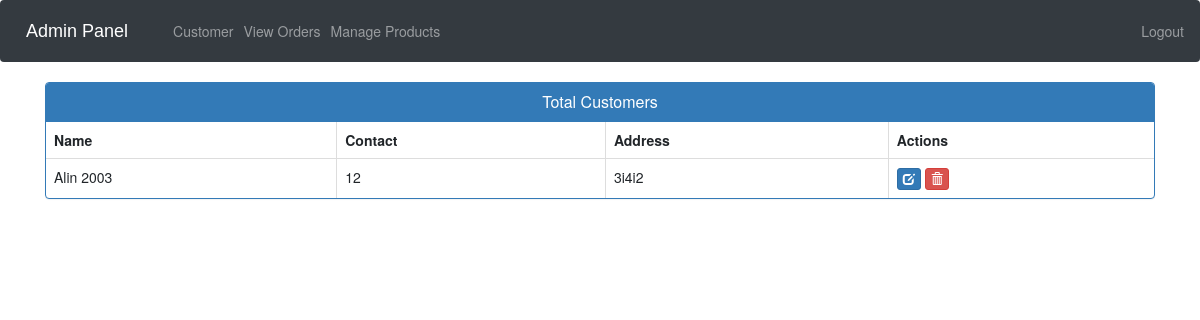
Page /view-customer/ (signed in) on the committed database.
### ecom/models.py (models this page shows, shortened)
class Customer(models.Model):
    user = models.OneToOneField(User, on_delete=models.CASCADE)
    profile_pic = models.ImageField(upload_to='profile_pic/CustomerProfilePic/', null=True, blank=True)
    address = models.CharField(max_length=40)
    mobile = models.CharField(max_length=20, null=False)
    @property
    def get_name(self):
        return self.user.first_name + " " + self.user.last_name

### ecom/views.py (the view)
# urls.py: path('view-customer/', views.view_customer_view, name='view-customer'),
@login_required(login_url='adminlogin')
def view_customer_view(request):
    customers = models.Customer.objects.all()
    return render(request, 'ecom/view_customer.html', {'customers': customers})

### templates/ecom/view_customer.html (shortened to what this page needs)
{% extends 'ecom/admin_base.html' %}
{% load static %}
{% block content %}
<head>
        <link rel="stylesheet" href="https://cdnjs.cloudflare.com/ajax/libs/font-awesome/5.15.4/css/all.min.css">
        <link rel="stylesheet" href="https://unpkg.com/swiper@7/swiper-bundle.min.css">
        <link rel="stylesheet" href="https://cdnjs.cloudflare.com/ajax/libs/lightgallery-js/1.4.0/css/lightgallery.min.css">
  <link href="//netdna.bootstrapcdn.com/bootstrap/3.0.0/css/bootstrap.min.css" rel="stylesheet" id="bootstrap-css">
</head>
<div class="container">
  <div class="panel panel-primary">
    <div class="panel-heading">
      <h6 class="panel-title">Total Customers</h6>
    </div>
    <table class="table table-hover table-bordered" id="dev-table">
      <thead>
        <tr>
          <th>Name</th>
          <th>Contact</th>
          <th>Address</th>
          <th>Actions</th>
        </tr>
      </thead>
      {% for c in customers %}
      <tr>
        <td> {{c.get_name}}</td>
        <td>{{c.mobile}}</td>
        <td>{{c.address}}</td>
        <td><a class="btn btn-primary btn-xs" href="{% url 'update-customer' c.id  %}"><span class="glyphicon glyphicon-edit"></span></a>
        <a class="btn btn-danger btn-xs" href="{% url 'delete-customer' c.id  %}"><span class="glyphicon glyphicon-trash"></span></a></td>
      </tr>
      {% endfor %}
    </table>
  </div>
</div>
{% endblock content %}

### templates/ecom/view_customer.html (style rules this page uses)
a:link { text-decoration: none; }
h6 { text-align: center; }

### rows in the picture
Customer: get_name "Alin 2003", mobile "12", address "3i4i2"
